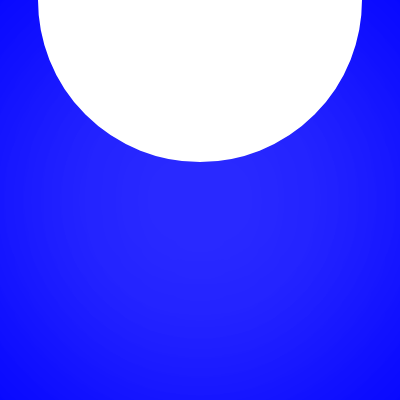
Frame 1 (no input)
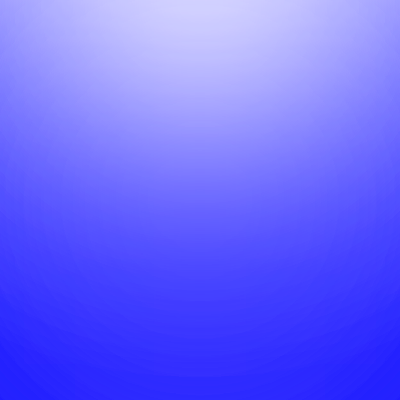
Frame 60 (no input)
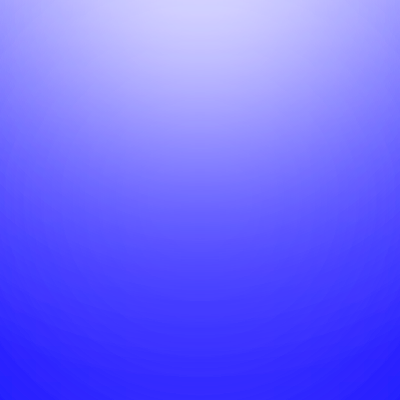
Frame 120 (the mouse pressed at the canvas centre since frame 60)

The p5.js sketch that drew these frames (run headless with seeded random() and noise() and a simulated clock; from frame 60 on, the mouse is pressed at the canvas centre):

// p5.js sketch
// ── sketch.js
// https://editor.p5js.org/benjamin.bergery/sketches/oFDtNUwXx

let r = 0;
let g = 0

function setup(){
  createCanvas(400, 400);
  background(0,0,255);
  stroke(255);
  fill(255);
  strokeWeight(24);
}

function draw(){
 
  background(r,g,255);
  //translate(width/2, height/2);
fill(255);
  //rotate(millis()/10000);
  circle(width/2, 0, 300, 300, 30);
  drawingContext.filter = 'blur(112px)';
  
  //rotate(millis()/1000);
  fill(255,20);
  circle(width/2, height/2, 300, 300, 30);
  drawingContext.filter = 'blur(112px)';

  //r = r + 1/10 ;
  
  if (r >= 128) {
    r = r - 1/10 ;
  } else {r = r + 1/10;}
  if (r <= 0) {
    r = r + 1/50 ;
  } 
 
  g = g + 1/100 ;
  
  console.log('r= '+r+' g= '+g);
}


//thank you Kazuki Umeda
//https://editor.p5js.org/Creativeguru97/sketches/p2dL9Cvse
// filter(BLUR, 12);//Compare with this p5.js filter function!!!
// ── style.css
html, body {
  margin: 0;
  padding: 0;
}
canvas {
  display: block;
  backgorund-color:#000;
}
